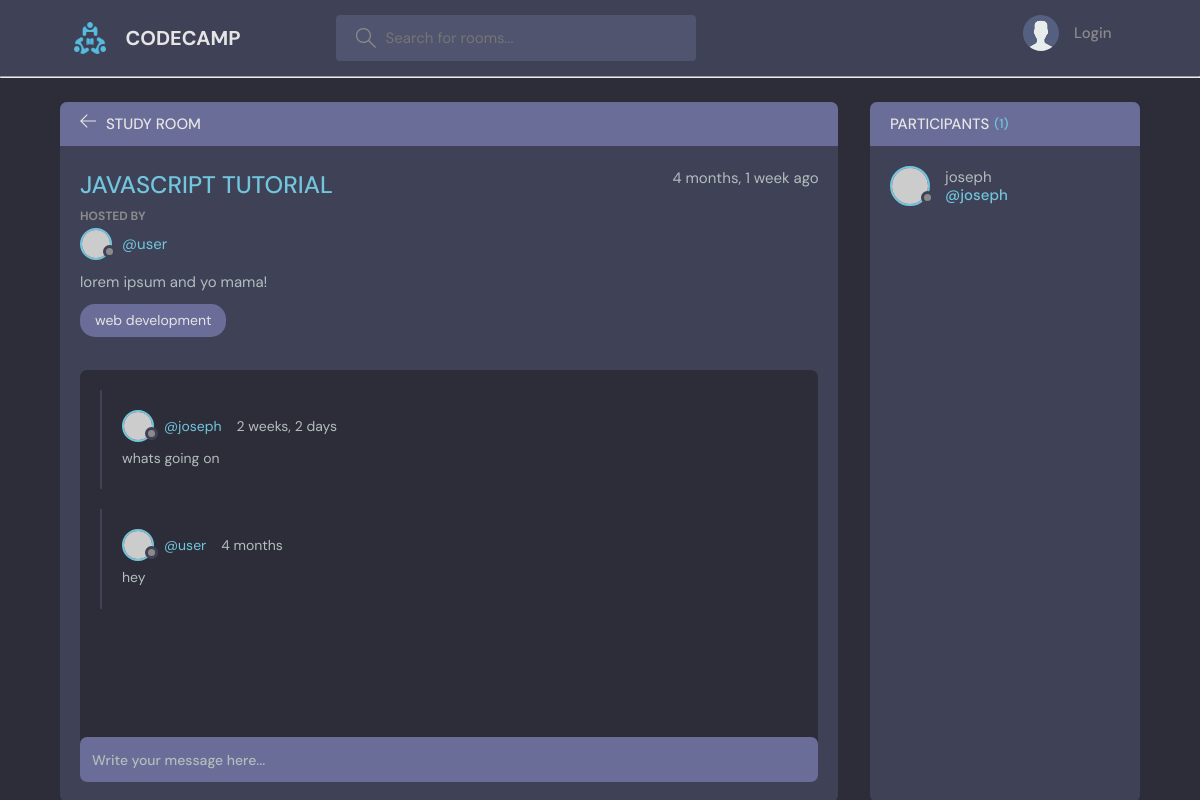
The page /room/1/ on the database as committed earlier.
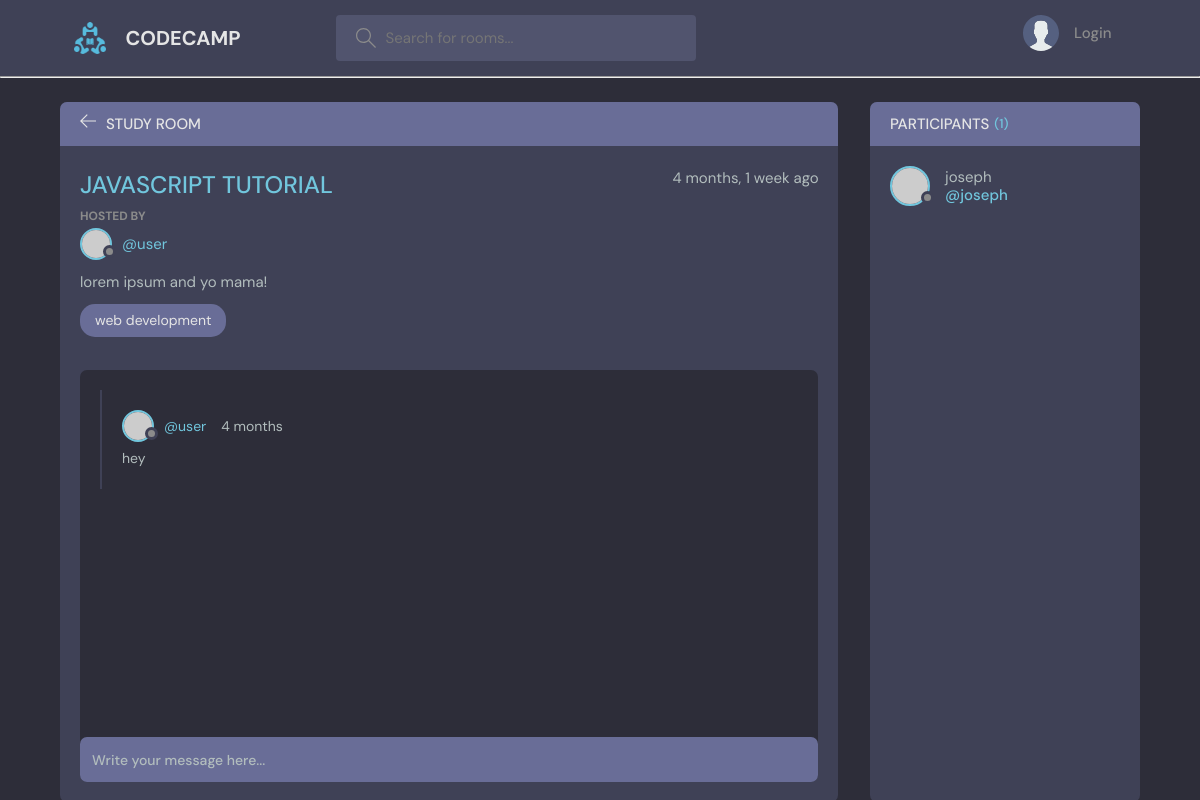
The same page on the database as committed later.
### base/models.py (models this page shows, shortened)
class Room(models.Model):
    host=models.ForeignKey(User, on_delete= models.SET_NULL, null=True)
    topic= models.ForeignKey(Topic, on_delete= models.SET_NULL, null=True)
    name= models.CharField(max_length=200)
    description= models.TextField(null=True, blank= True)
    participants= models.ManyToManyField(User, related_name='participants', blank=True)
    updated= models.DateTimeField(auto_now= True)
    created= models.DateTimeField( auto_now_add= True)
    class Meta:
        ordering= ['-updated', '-created']

class Topic(models.Model):
    name=models.CharField(max_length=200)
    def __str__(self):
        return self.name

class Message(models.Model):
    user= models.ForeignKey(User, on_delete=models.CASCADE )
    room= models.ForeignKey(Room, on_delete=models.CASCADE )
    body= models.TextField()
    updated= models.DateTimeField(auto_now= True)
    created= models.DateTimeField( auto_now_add= True)
    class Meta:
        ordering= ['-updated', '-created']

### base/views.py (the view, shortened to what this page needs)
# urls.py: path('room/<str:pk>/', views.room, name='room'),
def room(request, pk):
    room = Room.objects.get(id=pk)
    room_messages = room.message_set.all()
    participants = room.participants.all()
    participants_count = room.participants.count()
    context = {'room': room, 'room_messages': room_messages,
            'participants': participants, 'participants_count': participants_count}
    return render(request, 'base/room.html', context)

### base/templates/base/room.html (shortened to what this page needs)
{%extends 'main.html'%}
{%block content%}
    <main class="profile-page layout layout--2">
      <div class="container">
        <div class="room">
          <div class="room__top">
            <div class="room__topLeft">
              <a href="{% url 'home' %}"  onclick="goback()" >
                <svg version="1.1" xmlns="http://www.w3.org/2000/svg" width="32" height="32" viewBox="0 0 32 32">
                  <title>arrow-left</title>
                  <path
                    d="M13.723 2.286l-13.723 13.714 13.719 13.714 1.616-1.611-10.96-10.96h27.625v-2.286h-27.625l10.965-10.965-1.616-1.607z"
                  ></path>
                </svg>
              </a>
              <h3>Study Room</h3>
            </div>
          </div>
          <div class="room__box scroll">
            <div class="room__header scroll">
              <div class="room__info">
                <h3>{{room.name}}</h3>
                <span>{{room.created|timesince}} ago</span>
              </div>
              <div class="room__hosted">
                <p>Hosted By</p>
                <a href="{% url 'profile' room.host.id %}" class="room__author">
                  <div class="avatar avatar--small">
                    <img src="https://randomuser.me/api/portraits/men/37.jpg" />
                  </div>
                  <span>@{{room.host.username}}</span>
                </a>
              </div>
              <div class="room__details">
                  {{room.description}}
              </div>
              <span class="room__topics">{{room.topic}}</span>
            </div>
            <div class="room__conversation">
              <div class="threads scroll">
                {%for message in room_messages%}
                <div class="thread">
                  <div class="thread__top">
                    <div class="thread__author">
                      <a href="{% url 'profile' message.user.id %}" class="thread__authorInfo">
                        <div class="avatar avatar--small">
                          <img src="https://randomuser.me/api/portraits/men/37.jpg" />
                        </div>
                        <span>@{{message.user}}</span>
                      </a>
                      <span class="thread__date">{{message.created|timesince}}</span>
                    </div>
                  </div>
                  <div class="thread__details">
                        {{message.body}}
                  </div>
                </div>
                {%endfor%}
              </div>
            </div>
          </div>
            <div class="room__message">
              <form action="#"><input name="" placeholder="Write your message here..." /></form>
            </div>
        </div>
        <div class="participants">
          <h3 class="participants__top">Participants <span>({{participants_count}})</span></h3>
          <div class="participants__list scroll">
            {%for user in participants %}
            <a href="{% url 'profile' user.id %}" class="participant">
              <div class="avatar avatar--medium">
                <img src="https://randomuser.me/api/portraits/men/37.jpg" />
              </div>
              <p>
                {{user.username}}
                <span>@{{user.username}}</span>
              </p>
            </a>
            {%endfor%}
          </div>
        </div>
      </div>
    </main>
{%endblock%}

### templates/main.html (shortened to what this page needs)
<!DOCTYPE html>
{%load static%}
<html lang="en">
<head>
    <link rel="stylesheet" href="{% static 'styles/style.css' %}" />
</head>
<body>
    {%include 'navbar.html'%}
    {%block content%}
    {%endblock%}
</body>
</html>

### templates/navbar.html (shortened to what this page needs)
{% load static%}
<header class="header header--loggedIn">
    <div class="container">
        <a href="{%url 'home'%}" class="header__logo">
            <img src="{% static 'images/favicon.ico'%}" />
            <h1>CODECAMP</h1>
        </a>
        <form class="header__search" form="GET" action="{%url 'home'%}">
            <label>
                <input name="q" placeholder="Search for rooms..." />
            </label>
        </form>
        <nav class="header__menu">
            {%if request.user.is_authenticated %}
            <div class="header__user">
                <a href="{% url 'profile' user.id %}">
                    <div class="avatar avatar--medium active">
                        <img src="https://randomuser.me/api/portraits/men/37.jpg" />
                    </div>
                    <p>{{request.user}} <span>@{{request.user.username}}</span></p>
                </a>
                <button class="dropdown-button">
                    <svg version="1.1" xmlns="http://www.w3.org/2000/svg" width="32" height="32" viewBox="0 0 32 32">
                        <title>chevron-down</title>
                        <path d="M16 21l-13-13h-3l16 16 16-16h-3l-13 13z"></path>
                    </svg>
                </button>
            </div>
            {%else%}
            <a href="{% url 'login' %}">
                <img src="{% static 'images/avatar.svg' %}" / <p>Login</p>
            </a>
            {%endif%}
        </nav>
    </div>
</header>
<hr />

Rows that differ between the two databases and show on the page:
removed Message: user "joseph", created "2 weeks, 2 days", body "whats going on"
